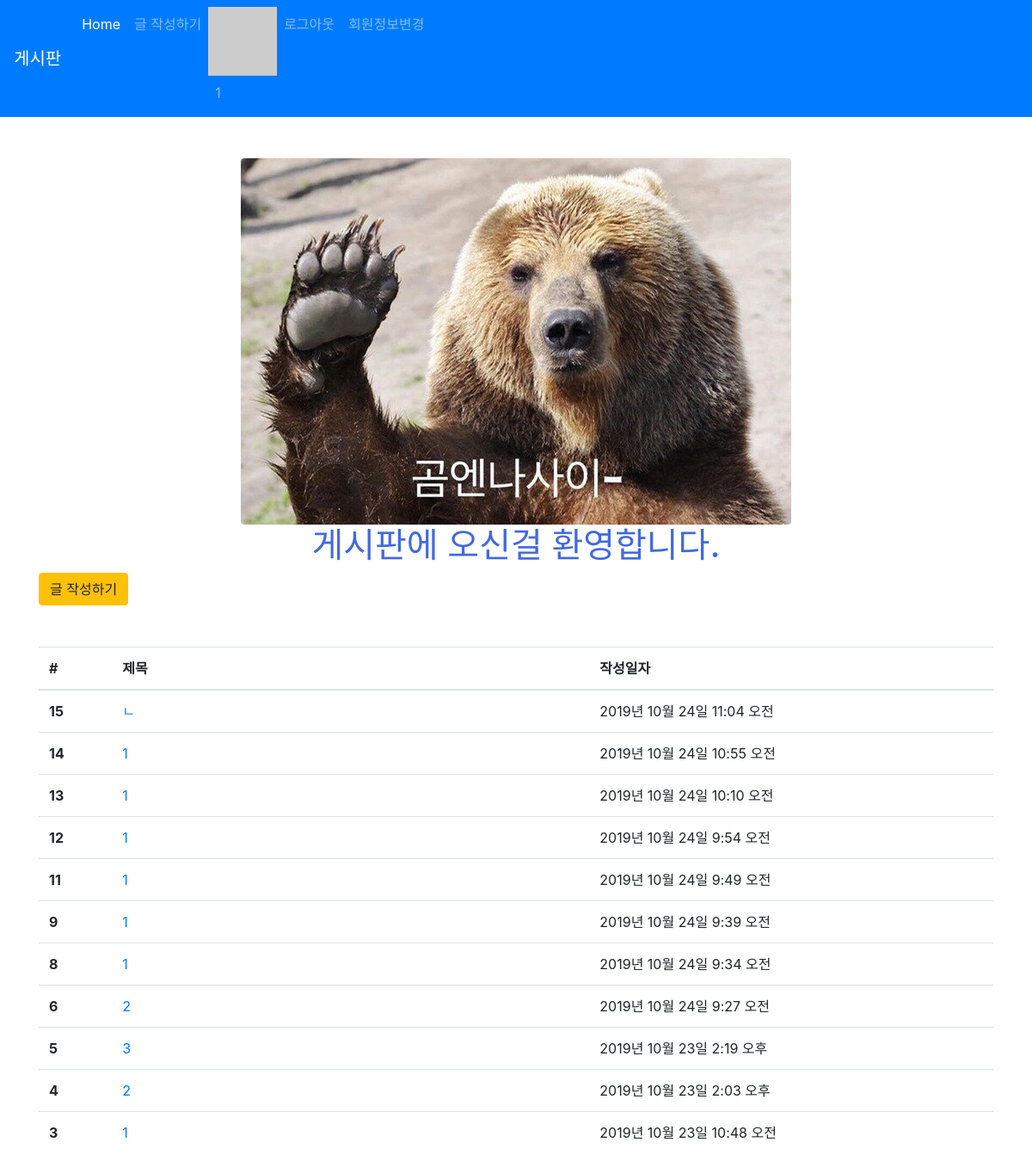
The page /articles/ (signed in) on the database as committed earlier.
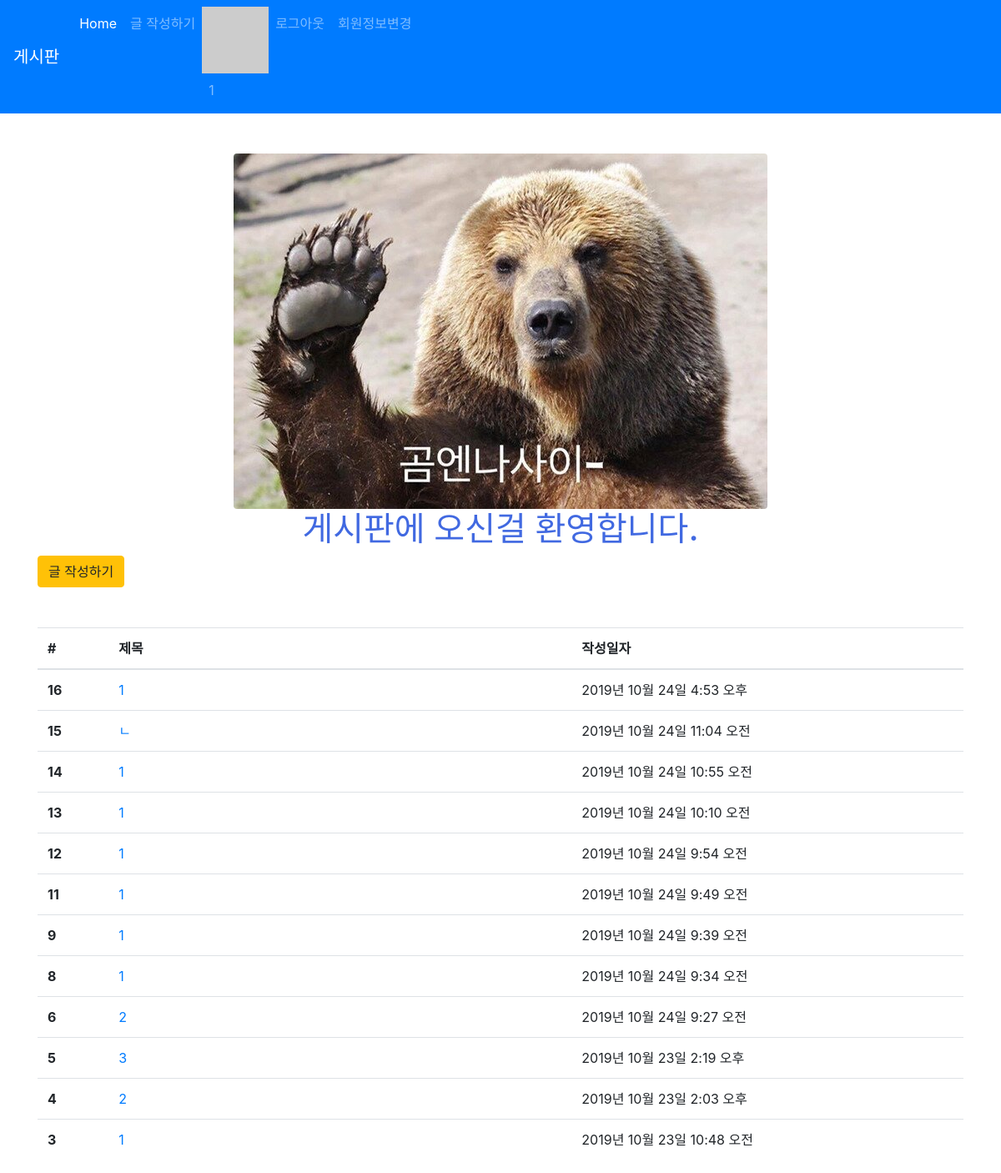
The same page on the database as committed later.
### articles/models.py (models this page shows, shortened)
class Article(models.Model):
    title = models.CharField(max_length=10)
    content = models.TextField()
    image = models.ImageField(blank=True)
    image_thumbnail = ImageSpecField(
        processors=[ResizeToFill(300, 300)],   #
        format='JPEG',   # format 옵션
        options={'quality': 80}  # 압축 퀄리티
    )
    created_at = models.DateTimeField(auto_now_add=True)
    updated_at = models.DateTimeField(auto_now=True)
    user = models.ForeignKey(settings.AUTH_USER_MODEL, on_delete=models.CASCADE)  # 로그인된 User객체 저장
    like_users = models.ManyToManyField(settings.AUTH_USER_MODEL, related_name='like_articles', blank=True)
    hashtags = models.ManyToManyField(HashTag, related_name='articles', blank=True)

### articles/views.py (the view)
# urls.py: path('', views.index, name='index'),
def index(request):
    articles = Article.objects.order_by('-id')
    context = {
        'articles': articles
    }
    return render(request, 'articles/index.html', context)

### articles/templatetags/gravatar.py (called while the page is built)
@register.filter
def makehash(user):
    email = user.email
    social_user = user.socialaccount_set.all().first()
    if social_user:
        return social_user.extra_data.get('properties').get('profile_image')
    return 'https://www.gravatar.com/avatar/' + hashlib.md5(email.strip().lower().encode('utf-8')).hexdigest()

### articles/templates/articles/index.html (shortened to what this page needs)
{% extends 'articles/base.html' %}
{% load static %}
{% block css %}
<link rel="stylesheet" href="{% static 'articles/style.css' %}">
{% endblock %}
{% block body %}
  <img src="{% static 'articles/gom.jpg' %}" class="rounded mx-auto d-block" alt="">
  <h1 class="text-center title">게시판에 오신걸 환영합니다.</h1>
  {% if user.is_authenticated %}
  <a href="{% url 'articles:create' %}" class="btn btn-warning">글 작성하기</a>
  {% endif %}
  <table class="table mt-5">
    <thead>
      <tr>
        <th scope="col">#</th>
        <th scope="col">제목</th>
        <th scope="col">작성일자</th>
      </tr>
    </thead>
    <tbody>
      {% for article in articles %}
      <tr>
        <th scope="row">{{ article.id }}</th>
        <td>
          <a href="{% url 'articles:detail' article.pk %}">
              {{ article.title }}
          </a>
        </td>
        <td>{{ article.created_at }}</td>
      </tr>
      {% endfor %}
    </tbody>
  </table>
{% endblock %}

Rows that differ between the two databases and show on the page:
added Article: id "16", title "1", created_at "2019년 10월 24일 4:53 오후"
